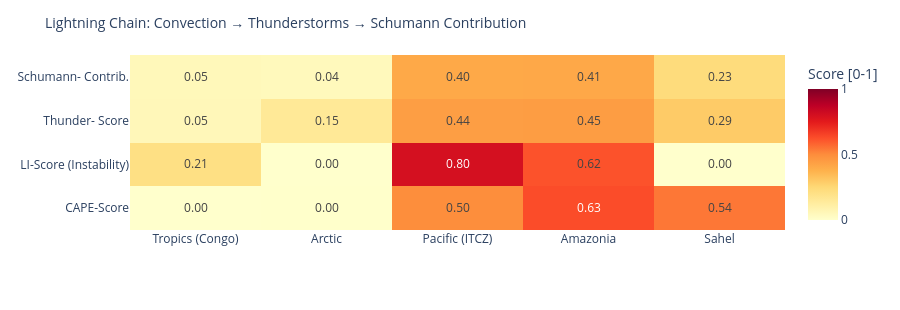

Write notebook code for a chart like this one.
### Code cell
# ============================================================
# LIGHTNING CHAIN: Convection → Thunderstorms → Schumann
# Shows the causal chain per measurement point as heatmap
# ============================================================

def cape_score(v):
    """CAPE → normalized score [0,1]"""
    if v is None or pd.isna(v): return 0.0
    return min(1.0, float(v) / 3000)

def li_score(v):
    """Lifted Index: negative = unstable → score [0,1]"""
    if v is None or pd.isna(v): return 0.3
    return min(1.0, max(0.0, (-float(v) + 6) / 12))

def cloud_score(v):
    if v is None or pd.isna(v): return 0.3
    return float(v) / 100

def thunder_score(row):
    """Kombinierter Gewitterwahrscheinlichkeits-Score
    CAPE + LI + Bedeckung + WMO-Gewitter + konvektiver Niederschlag (showers)
    Hinweis: X-Ray und Kp sind kein Bestandteil – nur geomagn./solarer Kontext.
    """
    cs = cape_score(row.get('cape'))
    ls = li_score(row.get('li'))
    cl = cloud_score(row.get('cloud'))
    t  = 1.0 if row.get('thunderstorm') else 0.0
    # Convective precipitation (showers) as additional indicator
    sh = min(1.0, (row.get('showers') or 0) / 5.0)
    return round(cs * 0.30 + ls * 0.25 + cl * 0.15 + t * 0.20 + sh * 0.10, 3)

def schumann_contribution(t_score, lat):
    """Schumann contribution: higher in tropics (±30°), scaled by thunderstorm score"""
    lat_weight = max(0.3, 1.0 - abs(lat) / 60)
    return round(t_score * lat_weight, 3)

df_atm['cape_score']   = df_atm.apply(lambda r: cape_score(r['cape']), axis=1)
df_atm['li_score']     = df_atm.apply(lambda r: li_score(r['li']),    axis=1)
df_atm['thunder_score']= df_atm.apply(lambda r: thunder_score(r.to_dict()), axis=1)
df_atm['schumann_contribution'] = df_atm.apply(
    lambda r: schumann_contribution(r['thunder_score'], r['lat']), axis=1)

metrics = ['cape_score', 'li_score', 'thunder_score', 'schumann_contribution']
labels  = ['CAPE-Score', 'LI-Score\n(Instability)', 'Thunder-\nScore', 'Schumann-\nContrib.']
z_data  = [df_atm[m].tolist() for m in metrics]

fig = go.Figure(go.Heatmap(
    z=z_data,
    x=df_atm['point'].tolist(),
    y=labels,
    colorscale='YlOrRd',
    zmin=0, zmax=1,
    text=[[f'{v:.2f}' for v in row] for row in z_data],
    texttemplate='%{text}', textfont=dict(size=12),
    colorbar=dict(title='Score [0-1]')
))
fig.update_layout(
    title=dict(text='Lightning Chain: Convection → Thunderstorms → Schumann Contribution', font=dict(size=14)),
    height=310,
    plot_bgcolor='rgba(0,0,0,0)', paper_bgcolor='rgba(0,0,0,0)',
    margin=dict(l=130, r=80, t=55, b=80)
)
fig.show()

### Figure 1 — Plotly figure (JSON) as saved in the notebook; plotly's stock layout.template omitted (floating-point values rounded to 4 significant figures)
{"data": [{"colorbar": {"title": {"text": "Score [0-1]"}}, "colorscale": [[0.0, "rgb(255,255,204)"], [0.125, "rgb(255,237,160)"], [0.25, "rgb(254,217,118)"], [0.375, "rgb(254,178,76)"], [0.5, "rgb(253,141,60)"], [0.625, "rgb(252,78,42)"], [0.75, "rgb(227,26,28)"], [0.875, "rgb(189,0,38)"], [1.0, "rgb(128,0,38)"]], "text": [["0.00", "0.00", "0.50", "0.63", "0.54"], ["0.21", "0.00", "0.80", "0.62", "0.00"], ["0.05", "0.15", "0.44", "0.45", "0.29"], ["0.05", "0.04", "0.40", "0.41", "0.23"]], "textfont": {"size": 12}, "texttemplate": "%{text}", "type": "heatmap", "x": ["Tropics (Congo)", "Arctic", "Pacific (ITCZ)", "Amazonia", "Sahel"], "y": ["CAPE-Score", "LI-Score\n(Instability)", "Thunder-\nScore", "Schumann-\nContrib."], "z": [[0.0, 0.003333, 0.4967, 0.63, 0.5433], [0.2083, 0.0, 0.8, 0.6167, 0.0], [0.054, 0.151, 0.441, 0.447, 0.295], [0.05, 0.045, 0.404, 0.41, 0.231]], "zmax": 1, "zmin": 0}], "layout": {"height": 310, "margin": {"b": 80, "l": 130, "r": 80, "t": 55}, "paper_bgcolor": "rgba(0,0,0,0)", "plot_bgcolor": "rgba(0,0,0,0)", "title": {"font": {"size": 14}, "text": "Lightning Chain: Convection → Thunderstorms → Schumann Contribution"}}}
